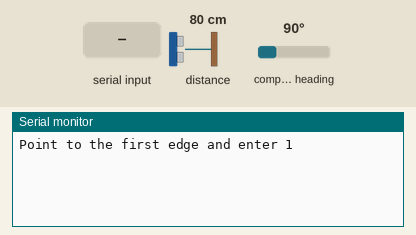
This sketch was run on a simulated Arduino Uno, built with avr-gcc and run on an emulated ATmega328P. On the bench: the last lines printed to the serial monitor. Inputs (shaded band) come from the test bench; at power-on: distance to the obstacle 80 cm, compass heading 90°.

Above: at 1.2 s.
1.3 s: "1" received over Serial
At 2.1 s:
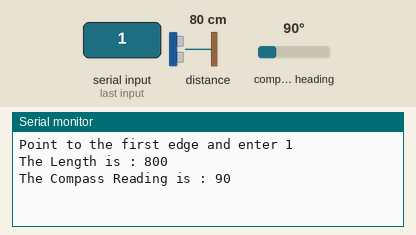
2.8 s: "1" received over Serial
At 4.7 s:
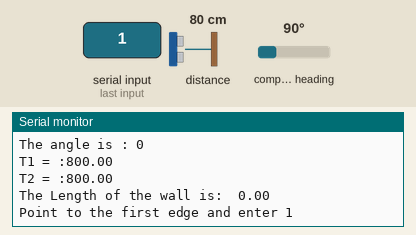

The sketch:

Prototype-I.ino
```cpp
#include <QMC5883L.h>

QMC5883L compass;


#include <Wire.h>
#include <VL53L0X.h>

VL53L0X sensor;


// Uncomment this line to use long range mode. This
// increases the sensitivity of the sensor and extends its
// potential range, but increases the likelihood of getting
// an inaccurate reading because of reflections from objects
// other than the intended target. It works best in dark
// conditions.

#define LONG_RANGE


// Uncomment ONE of these two lines to get
// - higher speed at the cost of lower accuracy OR
// - higher accuracy at the cost of lower speed

//#define HIGH_SPEED
#define HIGH_ACCURACY
char a;

void setup()
{

  Serial.begin(9600);
  Wire.begin();

  sensor.init();
  sensor.setTimeout(500);

#if defined LONG_RANGE
  // lower the return signal rate limit (default is 0.25 MCPS)
  sensor.setSignalRateLimit(0.1);
  // increase laser pulse periods (defaults are 14 and 10 PCLKs)
  sensor.setVcselPulsePeriod(VL53L0X::VcselPeriodPreRange, 18);
  sensor.setVcselPulsePeriod(VL53L0X::VcselPeriodFinalRange, 14);
#endif

#if defined HIGH_SPEED
  // reduce timing budget to 20 ms (default is about 33 ms)
  sensor.setMeasurementTimingBudget(20000);
#elif defined HIGH_ACCURACY
  // increase timing budget to 200 ms
  sensor.setMeasurementTimingBudget(200000);
#endif


  compass.init();
  compass.setSamplingRate(50);


}

float TOF() // Returns the distance to the wall
{
  Serial.print("The Length is : ");
  Serial.println(sensor.readRangeSingleMillimeters());
  return(sensor.readRangeSingleMillimeters());


}

int QMC() // Returns the orientation in degrees
{

  int heading = compass.readHeading();
  if (heading == 0) {
    /* Still calibrating, so measure but don't print */
  } else {
    Serial.print("The Compass Reading is : ");
    Serial.println(compass.readHeading());
    return(compass.readHeading());
  }

}

void loop()
{
  float T1=0,T2=0,C1=0,C2=0;

  Serial.println("Point to the first edge and enter 1");
  while(Serial.available()== 0)
  {

  }
  if(Serial.available()) // Wait till an input is detected
  {
    a=Serial.read();
  }

    if(a=='1') // if input is '1' then continue
    {
    T1=TOF(); // Enter the Distance and angle to the first wall
    C1=QMC();
    a = '0';
    delay(1000);
    }

  if(T1!=0)
  {
    Serial.println("Point to the second edge and enter 1");
   while(T2 == 0)
  {


    if(Serial.available())// Wait till an input is detected
  {
    a=Serial.read();
  }

    if(a=='1')// if input is '1' then continue
    {
    T2=TOF();// Enter the Distance and angle to the second wall
    C2=QMC();
    a = '0';
    delay(1000);
    }
  }
  }
  if(T2!=0)
  {
    int angle,temp1,temp2;
    float answer;
    angle=abs(C1-C2);
    if(angle>180) // Calculating the shortest angle between the two given degrees
    {
      if(C1>=C2)
      {
        temp1=C1;
        temp2=C2;
        Serial.print("C1 = :");
        Serial.println(temp1);
        Serial.print("C2 = :");
        Serial.println(temp2);
      }
      else
      {
        temp1=C2;
        temp2=C1;
        Serial.print("C1 = :");
        Serial.println(temp2);
        Serial.print("C2 = :");
        Serial.println(temp1);
      }
      temp1=360-temp1;

      angle=abs(temp1+temp2);

    }

    Serial.print("The angle is : ");
    Serial.println(angle);
    Serial.print("T1 = :");
    Serial.println(T1);
    Serial.print("T2 = :");
    Serial.println(T2);
    answer=sqrt((T1*T1)+ (T2*T2)- 2*T1*T2*cos(angle)); // Equation to calculate the length of the wall using Cosine Rule
    Serial.print("The Length of the wall is:  ");
    Serial.println(answer);
  }


}
```

Measured:
- after the input at 1.3 s, the serial monitor: prints a new line at once (image 1)
- after the input at 2.8 s, the serial monitor: prints a new line after 1.1 s (image 2)
